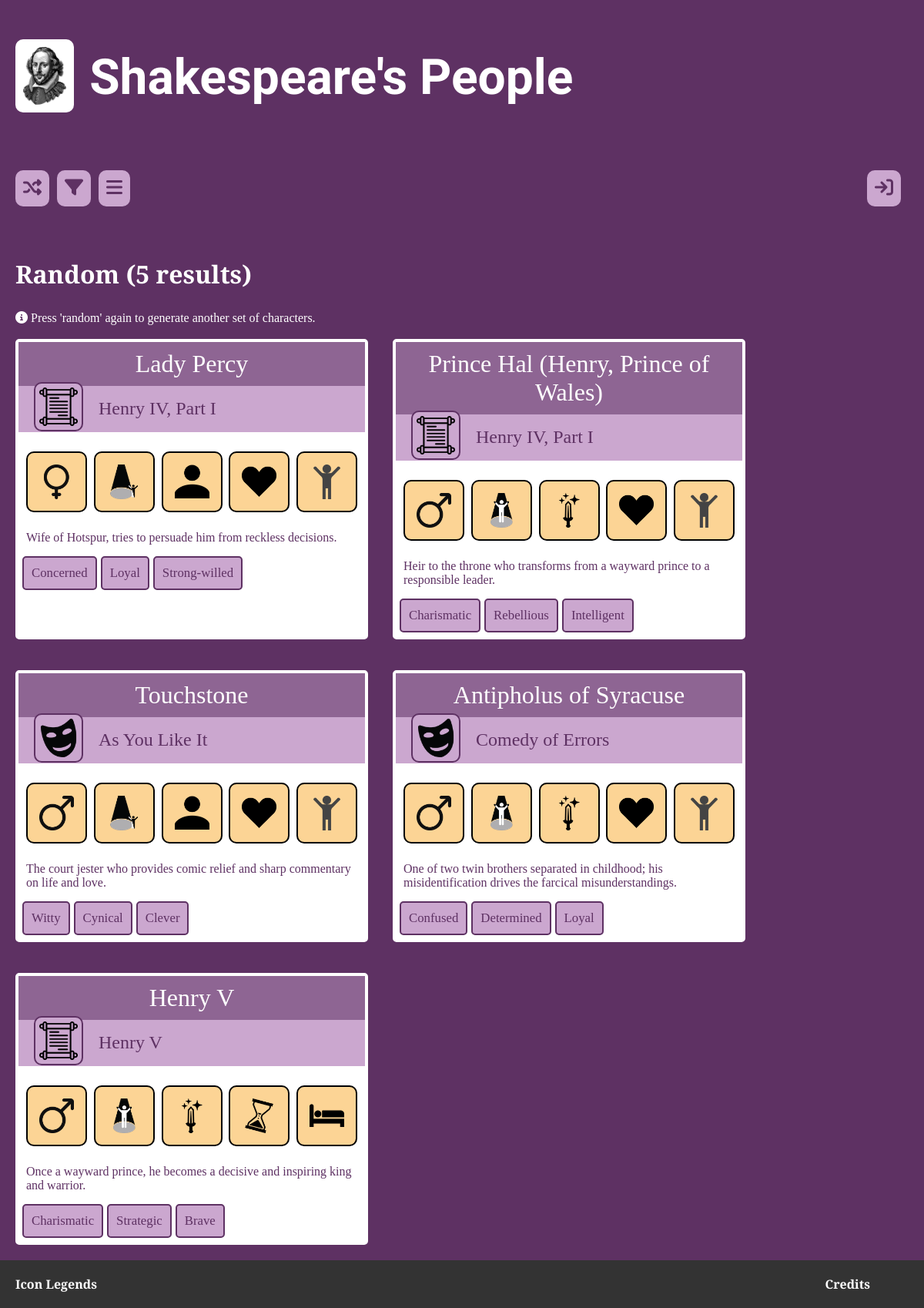
/index.php?page=content/random, run on the app's committed database.
### tables this page shows
CREATE TABLE IF NOT EXISTS `data` (
  `ID` int NOT NULL AUTO_INCREMENT,
  `Character_name` varchar(128) NOT NULL,
  `PlayID` int NOT NULL,
  `RoleID` int NOT NULL,
  `GenderID` int NOT NULL,
  `Moral_AlignmentID` int NOT NULL,
  `Trait_1ID` int NOT NULL,
  `Trait_2ID` int NOT NULL,
  `Trait_3ID` int NOT NULL,
  `COD_ActionID` int NOT NULL,
  `COD_MethodID` int NOT NULL,
  `Description` varchar(255) NOT NULL,
  `Featured_Image` varchar(150) NOT NULL,
  PRIMARY KEY (`ID`)
);

CREATE TABLE IF NOT EXISTS `category` (
  `CategoryID` int NOT NULL AUTO_INCREMENT,
  `Play_Cat` varchar(7) NOT NULL,
  `Category_Icon` varchar(75) NOT NULL,
  PRIMARY KEY (`CategoryID`)
);

CREATE TABLE IF NOT EXISTS `play_name` (
  `PlayID` int NOT NULL AUTO_INCREMENT,
  `Play` varchar(128) NOT NULL,
  `CategoryID` int NOT NULL,
  PRIMARY KEY (`PlayID`)
);

CREATE TABLE IF NOT EXISTS `key_traits` (
  `TraitID` int NOT NULL AUTO_INCREMENT,
  `Trait` varchar(40) NOT NULL,
  PRIMARY KEY (`TraitID`)
);

### content/random.php (called while the page is built)
<?php
    $search_term = "%%";
    $params = [$search_term];
    $sql_condition = "WHERE `Play` LIKE ? ORDER BY RAND() LIMIT 5";
    $heading="Random";
    $help_text = "Press 'random' again to generate another set of characters.";
    include("results.php");
  ?>

### functions.php (called while the page is built, shortened)
<?php
function get_query($dbconnect, $sql_condition, $params = [])
 {
    $find_sql = "
    SELECT d.*,
            p.*,
            c.*,
            g.*,
            r.*,
            ma.*,
            a.*,
            m.*,
            -- 'Trait' is the COLUMN name with the 'word'
            k1.Trait AS Trait1,
            k2.Trait AS Trait2,
            k3.Trait AS Trait3
    FROM data d
    JOIN play_name p ON p.PlayID = d.PlayID
    JOIN category c ON c.CategoryID = p.CategoryID
    JOIN gender g ON g.GenderID = d.GenderID
    JOIN ms_role r ON r.RoleID = d.RoleID
    JOIN moral_alignment ma ON ma.Moral_AlignmentID = d.Moral_AlignmentID
    JOIN cod_action a ON a.COD_ActionID = d.COD_ActionID
    JOIN cod_method m ON m.COD_MethodID = d.COD_MethodID
    JOIN key_traits k1 ON d.Trait_1ID = k1.TraitID
    JOIN key_traits k2 ON d.Trait_2ID = k2.TraitID
    JOIN key_traits k3 ON d.Trait_3ID = k3.TraitID
    -- Adds additional sql condition
    $sql_condition
    ";
    $stmnt = $dbconnect -> prepare($find_sql);
    if(!empty($params)) {
          $types = str_repeat('s', count($params));
          $bind_values = [];
          foreach ($params as $key => $value) {
            $bind_values[$key] = &$params[$key];
          }
      array_unshift($bind_values, $types);
      call_user_func_array([$stmnt, 'bind_param'], $bind_values);
    }
    $stmnt -> execute();
    $find_query = $stmnt -> get_result();
    $find_count = $find_query -> num_rows;
    return [$find_query, $find_count];
 }
      ?>

### content/retrieve_all.php (called while the page is built, shortened)
<?php
    $character = $find_rs['Character_name'];
    $play = $find_rs['Play'];
    $category = $find_rs['Play_Cat'];
    $gender = $find_rs['M_or_F'];
    $role = $find_rs['Role'];
    $alignment = $find_rs['Alignment'];
    $action = $find_rs['Action'];
    $method = $find_rs['Method'];
    $trait1 = $find_rs['Trait1'];
    $trait2 = $find_rs['Trait2'];
    $trait3 = $find_rs['Trait3'];
    $category_icon = "images/icons/".$find_rs['Category_Icon'];
    $gender_icon = "images/icons/".$find_rs['Gender_Icon'];
    $role_icon = "images/icons/".$find_rs['Role_Icon'];
    $alignment_icon = "images/icons/".$find_rs['Moral_Icon'];
    $action_icon = "images/icons/".$find_rs['Action_Icon'];
    $method_icon = "images/icons/".$find_rs['Method_Icon'];
    $click_type = "index.php?page=content/click_search&search_type=";
    $click_term="&search_term="
?>

### content/results.php (shortened to what this page needs)
<?php
list($find_query, $find_count) = get_query($dbconnect, $sql_condition, $params);
if($find_count > 0) {
if($find_count == 1) {
    $results_heading = $heading;
}
else {
    $results_heading = $heading." (".$find_count." results)";
}
if($heading != "")
{
    ?>
        <h2><?= htmlspecialchars($results_heading); ?></h2>
    <?php
}
if($help_text != "")
{
    ?>
        <i class="fa-solid fa-circle-info"></i> <?= $help_text; ?></i><br>
        <br>
    <?php
}
?>
<div class='all-cards'>
<?php
while($find_rs = mysqli_fetch_assoc($find_query)) {
    include("retrieve_all.php");
    include("character_details.php");
}
?>
</div>
    <?php
}
?>

### content/character_details.php (shortened to what this page needs)
<div class="char-details">
    <div class="character-name"><?= htmlspecialchars($character); ?></div>
<div class="play-title">
    <a title="<?= htmlspecialchars($category); ?>" href="<?= $click_type."category".$click_term.urlencode($category) ?>"><img src="<?= htmlspecialchars($category_icon); ?>"></a>
    <a class="play" href="<?= $click_type."play".$click_term.urlencode($play) ?>"><?= htmlspecialchars($play);?></a>
</div>
<?php
    $all_icons = [
        [$gender, $click_type."gender".$click_term.$gender, $gender_icon],
        [$role, $click_type."ms_role".$click_term.$role, $role_icon],
        [$alignment, $click_type."moral_alignment".$click_term.$alignment, $alignment_icon],
        [$action, $click_type."cod_action".$click_term.$action, $action_icon],
        [$method, $click_type."cod_method".$click_term.$method, $method_icon]
    ];
?>
<div class="icon-row">
<?php
foreach($all_icons as $icon) {
    ?>
    <a title="<?= htmlspecialchars($icon[0]); ?>" href="<?= $icon[1];?>"><img src="<?= htmlspecialchars($icon[2]); ?>" alt="<?= htmlspecialchars($icon[0]); ?>" ></a>
    <?php
}
?>
</div>
<div class="description pad-10">
    <?=  htmlspecialchars($find_rs['Description']); ?>
</div>
<div class="trait-tags">
<?php
    $all_traits = [$trait1, $trait2, $trait3];
    foreach($all_traits as $trait) {
        if($trait != "n/a") {
            ?>
                <a class="trait pad-10" href="<?= $click_type?>trait<?= $click_term.$trait; ?>"><?= $trait; ?></a>
            <?php
        }
    }
?>
</div>
</div>

### css/base.css (style rules this page uses)
:root { --dark-purple: #5E3163; --med-purple: #8e6593; --light-purple: #cba7cf; --charcoal: #333; --error-back: #F7BEBE; --error-text: #660000; --hover-peach: #FCD495; --visited-grey: #c6c6c6; --light-grey: #dedede; --black: #000; --white: #fff; }
.pad-10 { padding: 10px; }
html, body { height: 100%; }
body { margin: 0; padding: 0; background-color: var(--dark-purple); color: var(--white); font-family: "Libre Baskerville", serif; }
h2 { font-size: 200%; }

### css/cards.css (style rules this page uses)
.all-cards { display: grid; grid-template-rows: auto; grid-auto-rows: auto; grid-template-columns: repeat(auto-fit, 450px); gap: 40px; align-content: start; }
.char-details { background-color: var(--white); color: var(--dark-purple); width: 100%; border: 4px solid var(--white); border-radius: 5px; box-shadow: 5px 5px 15p var(--black); text-align: left; }
.character-name { font-size: 24pt; text-align: center; padding: 10px; background-color: var(--med-purple); color: var(--white); }
.play-title { display: flex; align-items: center; background-color: var(--light-purple); padding-left: 20px; font-size: 18pt; height: 60px; }
.play-title a img, .icon { border: 2px solid var(--dark-purple); padding: 5px; border-radius: 10px; width: 50px; margin-right: 20px; background-color: var(--light-purple); }
.play-title a { text-decoration: none; color: var(--dark-purple) }
.icon-row { display: flex; padding: 10px; padding-top: 25px; align-content: center; justify-content: space-between; }
.icon-row a img { border: 2px solid var(--black); padding: 15px; border-radius: 10px; width: 45px; background-color: var(--hover-peach); }
.trait-tags { display: flex; margin: 5px; }
.trait-tags a { margin-right: 5px; background-color: var(--light-purple); color: var(--dark-purple); border: 2px solid var(--dark-purple); border-radius: 5px; text-decoration: none; font-size: 105%; }

### data on the page
data: Character_name "Lady Percy", category.Category_Icon (picture), PlayID.Play "Henry IV, Part I", Description "Wife of Hotspur, tries to persuade him from reckless decisions.", key_traits.Trait "Concerned", key_traits.Trait "Loyal", key_traits.Trait "Strong-willed"
data: Character_name "Prince Hal (Henry, Prince of Wales)", category.Category_Icon (picture), PlayID.Play "Henry IV, Part I", Description "Heir to the throne who transforms from a wayward prince to a responsible leader.", key_traits.Trait "Charismatic", key_traits.Trait "Rebellious", key_traits.Trait "Intelligent"
data: Character_name "Touchstone", category.Category_Icon (picture), PlayID.Play "As You Like It", Description "The court jester who provides comic relief and sharp commentary on life and love.", key_traits.Trait "Witty", key_traits.Trait "Cynical", key_traits.Trait "Clever"
data: Character_name "Antipholus of Syracuse", category.Category_Icon (picture), PlayID.Play "Comedy of Errors", Description "One of two twin brothers separated in childhood; his misidentification drives the farcical misunderstandings.", key_traits.Trait "Confused", key_traits.Trait "Determined", key_traits.Trait "Loyal"
data: Character_name "Henry V", category.Category_Icon (picture), PlayID.Play "Henry V", Description "Once a wayward prince, he becomes a decisive and inspiring king and warrior.", key_traits.Trait "Charismatic", key_traits.Trait "Strategic", key_traits.Trait "Brave"

### other printed values
$results_heading "Random (5 results)"
$help_text "Press 'random' again to generate another set of characters."
